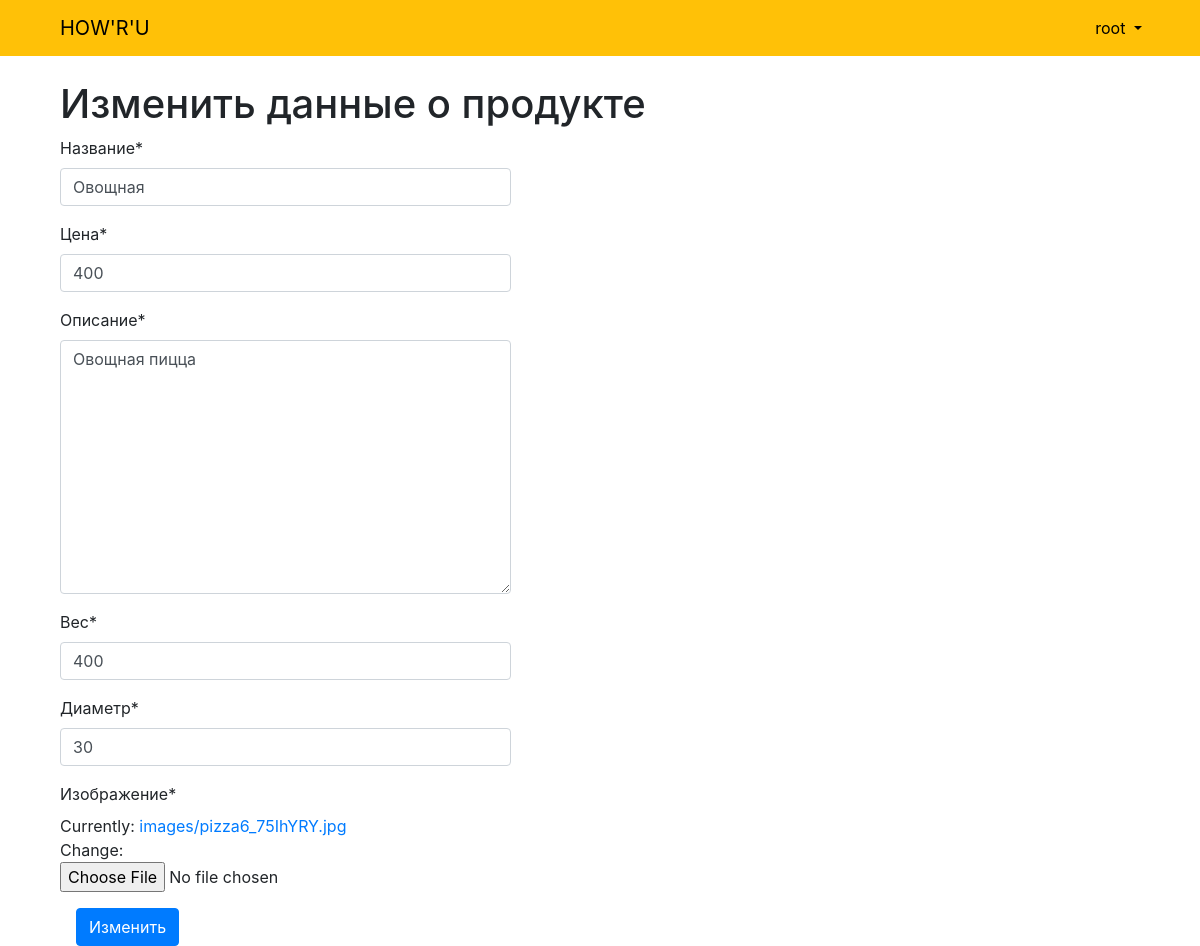
/33/edit/ (signed in), run on the app's committed database.
### users/models.py (models this page shows)
class CustomUser(AbstractUser):
    firstName = models.CharField(verbose_name='Имя', null=True, max_length=30)
    phoneNumber = PhoneField(verbose_name='Номер телефона', blank=True)
    address = models.CharField(verbose_name='Адрес', null=True, max_length=30)

### product/models.py (models this page shows, shortened)
class Product(models.Model):
    name = models.CharField(max_length=24, verbose_name="Название")
    price = models.IntegerField(validators=[MaxValueValidator(9999, message="Не может быть больше, чем 9999")], verbose_name="Цена")
    description = models.TextField(null=True, max_length=110, verbose_name="Описание")
    weight = models.IntegerField(validators=[MaxValueValidator(1000, message="Не может быть больше, чем 1000")], verbose_name="Вес")
    cm = models.IntegerField(default=30, validators=[MaxValueValidator(40, message="Не может быть больше, чем 40")], verbose_name="Диаметр")
    image = models.ImageField(upload_to='images', null=True, verbose_name="Изображение")

### product/views.py (the view)
# urls.py: path('<int:pk>/edit/', views.ProductUpdateView.as_view(), name='product_edit'),
class ProductUpdateView(LoginRequiredMixin, UpdateView):
    model = models.Product
    fields = ['name', 'price', 'description', 'weight', 'cm', 'image']
    template_name = 'product_edit.html'
    login_url = 'login'

### templates/product_edit.html (shortened to what this page needs)
<!DOCTYPE html>
<html lang="en">
<head>
</head>
<body>
  {% extends 'base.html' %}
  {% load crispy_forms_tags %}
  {% block content %}
  {% if "product.add_product" in user.get_user_permissions %}
  <div class="container">
    <div style="padding-left: 15px;">
      <h1>Изменить данные о продукте</h1>
            <div style="display:inline-block;">
                <form method="post" enctype="multipart/form-data">
                    {{ form|crispy }}
                    <button class="btn btn-primary ml-3" type="submit">Изменить</button>
                </form>
            </div>
    </div>
  </div>
  {% else %}
    <div class="container">
        <h5 style="display: grid; place-items: center;">Ошибка. У вас нет прав.</h5>
    </div>
  {% endif %}
  {% endblock %}

### templates/base.html (shortened to what this page needs)
<!DOCTYPE html>
<html lang="en">
{% load static %}
<head>
    <link rel="stylesheet" href="https://maxcdn.bootstrapcdn.com/bootstrap/4.0.0/css/bootstrap.min.css"
/>
</head>
<body style="height: 100%">
        <nav class="navbar navbar-expand-md navbar-warning bg-warning mb-4">
            <div class="container" style="padding-right: 20px; padding-left: 30px;">
                <a class="navbar-brand" style="color: black" href="{% url 'product_list'%}">HOW'R'U</a>
                    <div class="collapse navbar-collapse" id="navbarCollapse">
                            {% if user.is_authenticated %}
                                <ul class="navbar-nav ml-auto">
                                    <li class="nav-item">
                                        <div class="dropdown">
                                          <a class="nav-link dropdown-toggle" style="color: black" href="#" id="dropdownMenuButton" data-toggle="dropdown" aria-haspopup="true" aria-expanded="false">
                                              {{ user }}
                                          </a>
                                        </div>
                                    </li>
                                </ul>
                            {% endif %}
                    </div>
            </div>
        </nav>
        {% block content %}
        {% endblock %}
</body>
</html>

### data on the page
CustomUser: username "root"
Product: name "Овощная", price "400", description "Овощная пицца", weight "400", cm "30"
